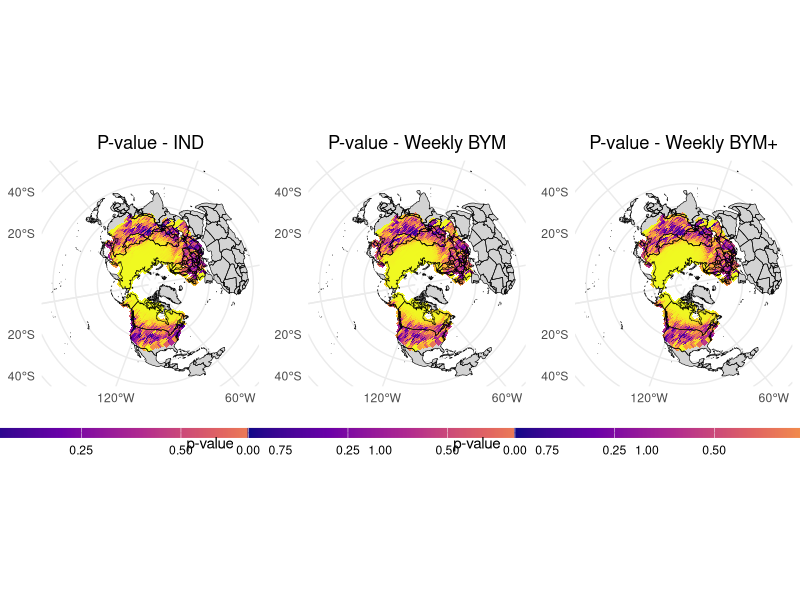

Reproduce this figure in R.
rm(list = ls())

library(sf)
library(igraph)
library(ggplot2)
library(rnaturalearth)
library(cowplot)

# =====================================================
# LOAD p-value CSV (from python)
# =====================================================
df <- read.csv("ppp_cell_week20.csv")   # :contentReference[oaicite:0]{index=0}

coords <- as.matrix(df[,c("lon","lat")])

# =====================================================
# AEQD projection
# =====================================================
aeqd_proj <- "+proj=aeqd +lat_0=90 +lon_0=-100"

make_sf <- function(pvals){
  st_transform(
    st_as_sf(
      data.frame(
        LON = coords[,1],
        LAT = coords[,2],
        p   = pvals
      ),
      coords = c("LON","LAT"),
      crs = 4326
    ),
    crs = aeqd_proj
  )
}

sf_IID  <- make_sf(df$p_iid)
sf_BYM  <- make_sf(df$p_bym)
sf_BYMp <- make_sf(df$p_bym_cov)

# =====================================================
# BASE MAP
# =====================================================
world <- ne_countries(scale="medium", returnclass="sf")
world_north <- world[st_coordinates(st_centroid(world))[,2] > 0,]
world_aeqd <- st_transform(world_north, crs=aeqd_proj)

# =====================================================
# PLOT
# =====================================================
plot_p <- function(sf_obj, title){
  ggplot() +
    geom_sf(data = world_aeqd, fill = "lightgray", color = NA) +
    geom_sf(data = sf_obj, aes(color = p), size = 2, shape = 18) +
    geom_sf(data = world_aeqd, fill = NA, color = "black") +
    scale_color_viridis_c(
      option = "C",
      limits = c(0,1),
      guide = guide_colorbar(barwidth = 20, barheight = 0.5)
    ) +
    theme_minimal() +
    labs(title = title, color = "p-value") +
    theme(
      legend.position = "bottom",
      plot.title = element_text(hjust = 0.5)
    )
}

p1 <- plot_p(sf_IID,  "P-value - IND")
p2 <- plot_p(sf_BYM,  "P-value - Weekly BYM")
p3 <- plot_p(sf_BYMp, "P-value - Weekly BYM+")

cowplot::plot_grid(p1, p2, p3, nrow = 1)
